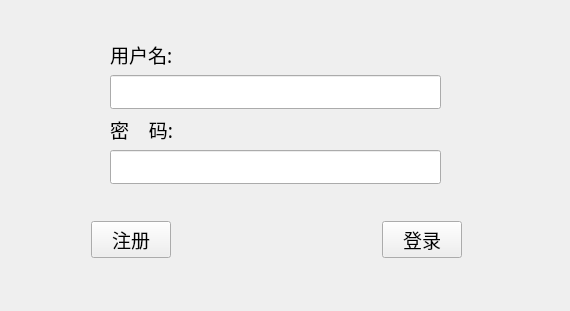
<?xml version="1.0" encoding="UTF-8"?>
<ui version="4.0">
 <class>Client</class>
 <widget class="QWidget" name="Client">
  <property name="geometry">
   <rect>
    <x>0</x>
    <y>0</y>
    <width>570</width>
    <height>311</height>
   </rect>
  </property>
  <property name="font">
   <font>
    <family>Agency FB</family>
    <pointsize>14</pointsize>
   </font>
  </property>
  <property name="windowTitle">
   <string>登录/注册</string>
  </property>
  <widget class="QWidget" name="">
   <property name="geometry">
    <rect>
     <x>110</x>
     <y>40</y>
     <width>331</width>
     <height>144</height>
    </rect>
   </property>
   <layout class="QFormLayout" name="formLayout">
    <item row="0" column="0">
     <widget class="QLabel" name="label">
      <property name="text">
       <string>用户名:</string>
      </property>
     </widget>
    </item>
    <item row="1" column="0" colspan="2">
     <widget class="QLineEdit" name="name_LE">
      <property name="font">
       <font>
        <family>Agency FB</family>
        <pointsize>14</pointsize>
       </font>
      </property>
     </widget>
    </item>
    <item row="2" column="0">
     <widget class="QLabel" name="label_2">
      <property name="text">
       <string>密    码:</string>
      </property>
     </widget>
    </item>
    <item row="3" column="0" colspan="2">
     <widget class="QLineEdit" name="pwd_LE">
      <property name="echoMode">
       <enum>QLineEdit::Password</enum>
      </property>
     </widget>
    </item>
   </layout>
  </widget>
  <widget class="QWidget" name="">
   <property name="geometry">
    <rect>
     <x>91</x>
     <y>220</y>
     <width>371</width>
     <height>39</height>
    </rect>
   </property>
   <layout class="QHBoxLayout" name="horizontalLayout">
    <item>
     <widget class="QPushButton" name="regist_PB">
      <property name="text">
       <string>注册</string>
      </property>
     </widget>
    </item>
    <item>
     <spacer name="horizontalSpacer">
      <property name="orientation">
       <enum>Qt::Horizontal</enum>
      </property>
      <property name="sizeHint" stdset="0">
       <size>
        <width>40</width>
        <height>20</height>
       </size>
      </property>
     </spacer>
    </item>
    <item>
     <widget class="QPushButton" name="login_PB">
      <property name="text">
       <string>登录</string>
      </property>
     </widget>
    </item>
   </layout>
  </widget>
 </widget>
 <resources/>
 <connections/>
</ui>
